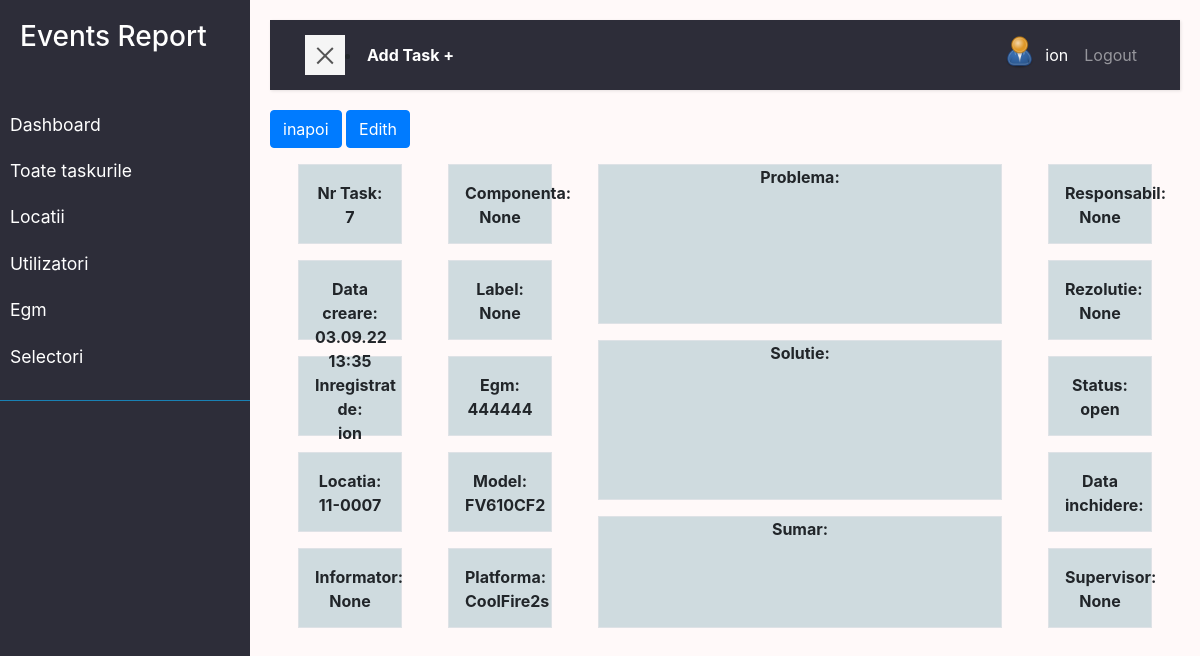
/task/7/ (signed in), run on the app's committed database.
### user/models.py (models this page shows)
class Profile(models.Model):
    user = models.OneToOneField(
        User, on_delete=models.DO_NOTHING, null=True, blank=True)
    nume = models.CharField(max_length=200, blank=True, null=True)
    prenume = models.CharField(max_length=200, blank=True, null=True)
    email = models.EmailField(max_length=500, blank=True, null=True)
    email_serviciu = models.EmailField(max_length=500,unique=True, blank=True, null=True)
    username = models.CharField(max_length=200, blank=True, null=True)
    location = models.CharField(max_length=200, blank=True, null=True)
    functie = models.CharField(max_length=200, blank=True, null=True, default='Tehnician Electronica')
    profile_image = models.ImageField(null=True, blank=True, upload_to='profiles/', default='profiles/user-default.png')
    url_facebook = models.CharField(max_length=200, blank=True, null=True)
    phone = models.CharField(max_length=200, blank=True, null=True)
    phone_serviciu = models.CharField(max_length=200, blank=True, null=True)
    created = models.DateTimeField(auto_now_add=True)
    id = models.UUIDField(default=uuid.uuid4, unique=True,
                        primary_key=True, editable=False)
    def __str__(self):
        return str(self.username)
    class Meta:
        ordering = ['created']
    @property
    def imageURL(self):
        try:
            url = self.profile_image.url
        except:
            url = ''
        return url

### task/models.py (models this page shows, shortened)
class Task(models.Model):
    STAT = (
        ('open', 'Open'),
        ('closed', 'Closed'),
        ('in_progres', 'Progres'),
        ('waiting_vnet', 'VNET'),
        ('waiting_cmac', 'CMAC'),
        ('waiting_lnm', 'LNM'),
    )
    nr = models.BigAutoField(primary_key=True, unique=True, editable=False)
    created = models.DateTimeField(auto_now_add=True, null=True, blank=True)
    locatia = models.ForeignKey(
        Location, null=True, blank=True, on_delete=models.DO_NOTHING)
    egm = models.ForeignKey(Egm, null=True, blank=True,
                            on_delete=models.DO_NOTHING)
    owner = models.ForeignKey(
        Profile, null=True, blank=True, on_delete=models.DO_NOTHING)
    informatorul = models.CharField(max_length=200, blank=True, null=True)
    componenta = models.ForeignKey(
        'Componenta', null=True, blank=True, on_delete=models.DO_NOTHING)
    label = models.ForeignKey(
        'Label', null=True, blank=True, on_delete=models.DO_NOTHING)
    problema = models.TextField(blank=True, null=True)
    solutie = models.TextField(blank=True, null=True)
    sumar = models.TextField(blank=True, null=True)
    responsabil = models.CharField(max_length=200, blank=True, null=True)
    rezolutie = models.ForeignKey(
        'Rezolutie', null=True, blank=True, on_delete=models.DO_NOTHING)
    status = models.CharField(max_length=200, choices=STAT, default='open')
    data_inchidere = models.DateTimeField(null=True, blank=True)
    supervisor = models.CharField(max_length=200, blank=True, null=True)
    class Meta:
        ordering = ['-created']

### location/models.py (models this page shows)
class Location(models.Model):
    STAT = (
        ('deschisa', 'Deschisa'),
        ('inchisa', 'Inchisa'),
        ('in_progres', 'In progres'),
    )
    numar = models.CharField(max_length=200)
    name = models.CharField(max_length=200, null=True, blank=True)
    address = models.CharField(max_length=200, null=True, blank=True)
    status = models.CharField(max_length=200, choices=STAT)
    telefon = models.CharField(max_length=200, null=True, blank=True)
    adresa_ip = models.CharField(max_length=200, null=True, blank=True)
    manager = models.ForeignKey(
        'Manager', null=True, blank=True, on_delete=models.SET_NULL)
    data_deschidere = models.DateField(null=True, blank=True)
    data_inchidere = models.DateField(null=True, blank=True)
    created = models.DateTimeField(auto_now_add=True, null=True, blank=True)
    def __str__(self):
        return self.numar

### egm/models.py (models this page shows, shortened)
class Egm(models.Model):
    serie = models.CharField(max_length=200)
    cabinet = models.ForeignKey('Cabinet', null=True, blank=True, on_delete=models.DO_NOTHING)
    platforma = models.ForeignKey('Platform', null=True, blank=True, on_delete=models.DO_NOTHING)
    locatia = models.ForeignKey(Location, null=True, blank=True, on_delete=models.DO_NOTHING)
    created = models.DateTimeField(auto_now_add=True, null=True, blank=True)

class Cabinet(models.Model):
    name = models.CharField(max_length=200)
    created = models.DateTimeField(auto_now_add=True, null=True, blank=True)
    def __str__(self):
        return self.name

class Platform(models.Model):
    name = models.CharField(max_length=200)
    created = models.DateTimeField(auto_now_add=True, null=True, blank=True)
    def __str__(self):
        return self.name

### task/views.py (the view)
# urls.py: path('', include('task.urls')),
@login_required(login_url='login')
def task(request, pk):
    task = Task.objects.get(nr=pk)
    form = TaskForm(instance=task)
    if request.method == 'POST':
        form = TaskForm(request.POST, instance=task)
        if form.is_valid:
            form.save()
            return redirect('task',pk=task.nr )
    context = {'task':task, 'form':form}
    return render(request, 'task/task.html', context)

### task/templates/task/task.html (shortened to what this page needs)
{% extends 'main.html' %} {% block content %}
<a type="button" class="btn btn-primary" href="{% url 'tasks' %}">inapoi</a>
<a type="button" class="btn btn-primary" href="{% url 'edith-task' task.nr %}?next=/task/{{task.nr}}">Edith</a>
        <div class="container-md  text-center">
        <div class="row p-2 font-weight-bold">
          <div class="col-2 ">
            <div class="p-2">
            <div class="p-3 hm-size border ">
              <div>Nr Task:</div>
              <div>{{task.nr}}</div>
            </div>
          </div>
          <div class="p-2">
            <div class="p-3 hm-size border ">
              <div>Data creare:</div>
              <div>{{task.created|date:"d.m.y H:i"}}</div>
            </div>
          </div>
            <div class="p-2">
            <div class="p-3 hm-size border ">
              <div>Inregistrat de:</div>
              <div>{{task.owner}}</div>
            </div>
          </div>
            <div class="p-2">
            <div class="p-3 hm-size border ">
              <div>Locatia:</div>
              <div>{{task.locatia}}</div>
            </div>
          </div>
            <div class="p-2">
            <div class="p-3 hm-size border ">
              <div>Informator:</div>
              <div>{{task.informatorul}}</div>
            </div>
          </div>
          </div>
          <div class="col-2 ">
            <div class="p-2">
            <div class="p-3 hm-size border  ">
              <div>Componenta:</div>
              <div>{{task.componenta}}</div>
            </div>
          </div>
            <div class="p-2">
            <div class="p-3 hm-size border ">
              <div>Label:</div>
              <div>{{task.label}}</div>
            </div>
          </div>
          <div class="p-2">
          <div class="p-3 hm-size border ">
            <div>Egm:</div>
            <div>{{task.egm.serie}}</div>
          </div>
        </div>
          <div class="p-2">
          <div class="p-3 hm-size border ">
            <div>Model:</div>
            <div>{{task.egm.cabinet}}</div>
          </div>
        </div>
          <div class="p-2">
          <div class="p-3 hm-size border ">
            <div>Platforma:</div>
            <div>{{task.egm.platforma}}</div>
          </div>
        </div>
        </div>
        <div class="col-6 ">
          <div class="p-2">
          <div class=" hM-size border ">
            <div>Problema:</div>
          </div>
        </div>
          <div class="p-2">
          <div class=" hM-size border ">
            <div>Solutie:</div>
          </div>
        </div>
          <div class="p-2">
          <div class=" hM-sum border ">
            <div>Sumar:</div>
          </div>
        </div>
        </div>
        <div class="col-2">
          <div class="p-2">
            <div class="p-3 hm-size border  ">
              <div>Responsabil:</div>
              <div>{{task.responsabil}}</div>
            </div>
          </div>
            <div class="p-2">
            <div class="p-3 hm-size border ">
              <div>Rezolutie:</div>
              <div>{{task.rezolutie}}</div>
            </div>
          </div>
            <div class="p-2">
            <div class="p-3 hm-size border ">
              <div>Status:</div>
              <div>{{task.status}}</div>
            </div>
          </div>
            <div class="p-2">
            <div class="p-3 hm-size border ">
              <div>Data inchidere:</div>
            </div>
          </div>
            <div class="p-2">
            <div class="p-3 hm-size border ">
              <div>Supervisor:</div>
              <div>{{task.supervisor}}</div>
            </div>
          </div>
        </div>
        </div>
        </div>
    {% endblock %}

### templates/navbar.html (shortened to what this page needs)
    <div class="wrapper">
        <nav id="sidebar" >
            <div class="sidebar-header">
                <h3>Events Report</h3>
            </div>
            <ul class="list-unstyled components">
                <li >
                   <a href="{% url 'dashboard' %}">Dashboard</a>
                   <a href="{% url 'tasks'%}">Toate taskurile</a>
                   <a href="{% url 'locations' %}">Locatii</a>
                   <a href="{% url 'profiles' %}">Utilizatori</a>
                   <a href="{% url 'egm' %}">Egm</a>
                   <a href="{% url 'selectori' %}">Selectori</a>
                </li>
            </ul>
        </nav>
        <div id="content">
            <nav class="navbar navbar-expand-lg navbar-dark bg-nn">
                <div class="container-fluid">
                    <button type="button" id="sidebarCollapse" class="navbar-btn btn-blue ">
                        <span></span>
                    </button> <li class="nav-item active "><a  class="text-white fw-bold" href="{% url 'task-form' %}?next=/">Add Task +</a></li>
                    <div class="collapse navbar-collapse  " id="navbarSupportedContent">
                        <ul class="nav navbar-nav  ml-auto">
                            {% if request.user.is_authenticated %}
                            <li class="nav-item active"><a class="" href="{% url 'account' %}"><img src="{{request.user.profile.imageURL}}"
                                alt="avatar"class="rounded-circle img-fluid" style="width: 35px;"></a></li>
                            <li class="nav-item active"><a class="nav-link" href="{% url 'account' %}">{{request.user.profile.username}}</a></li>
                            <li class="nav-item"><a class="nav-link" href="{% url 'logout' %}">Logout</a></li>
                            {% else %}
                            <li class="nav-item"><a class="nav-link" href="{% url 'login' %}">Login/Sign Up</a></li>
                            {% endif %}
                        </ul>
                    </div>
                </div>
            </nav>
</body>
</html>

### static/styles/app.css (style rules this page uses)
:root { --color-sub: #2d2d39; --color-sub1: #12528f; }
.hm-size { background-color: #cfdbdf; height: 5rem; }
.hM-size { background-color: #cfdbdf; min-height: 10rem; }
.hM-sum { background-color: #cfdbdf; min-height: 7rem; }

### static/styles/main.css (style rules this page uses)
:root { --color-sub: #2d2d39; --color-sub1: #275179; }
body { background: #fff9f9; }
a, a:hover, a:focus { color: inherit; text-decoration: none; transition: all 0.3s; }
.navbar { padding: 15px 20px; background: var(--color-sub); border: none; border-radius: 0; margin-bottom: 20px; box-shadow: 1px 1px 3px rgba(0, 0, 0, 0.1); }
.navbar-btn { box-shadow: none; outline: none !important; border: none; }
.wrapper { display: flex; width: 100%; align-items: stretch; perspective: 1500px; }
#sidebar { min-width: 250px; max-width: 250px; background: var(--color-sub); color: #fff; transition: all 0.6s cubic-bezier(0.945, 0.020, 0.270, 0.665); transform-origin: bottom left; }
#sidebar .sidebar-header { padding: 20px; background:var(--color-sub); }
#sidebar ul.components { padding: 20px 0; border-bottom: 1px solid #1981b4; }
#sidebar ul li a { padding: 10px; font-size: 1.1em; display: block; }
#content { width: 100%; padding: 20px; min-height: 100vh; transition: all 0.3s; }
#sidebarCollapse { width: 40px; height: 40px; background: #f5f5f5; cursor: pointer; }
#sidebarCollapse span { width: 80%; height: 2px; margin: 0 auto; display: block; background: #555; transition: all 0.8s cubic-bezier(0.810, -0.330, 0.345, 1.375); transition-delay: 0.2s; }
#sidebarCollapse span:last-of-type { transform: rotate(-45deg) translate(1px, -1px); }

### data on the page
Task: nr "7", created "03.09.22 13:35", owner "ion", locatia "11-0007", informatorul "None", componenta "None", label "None", egm.serie "444444", egm.cabinet "FV610CF2", egm.platforma "CoolFire2s", responsabil "None", rezolutie "None", status "open", supervisor "None"

### other printed values
{{ request.user.profile.username }} "ion"
